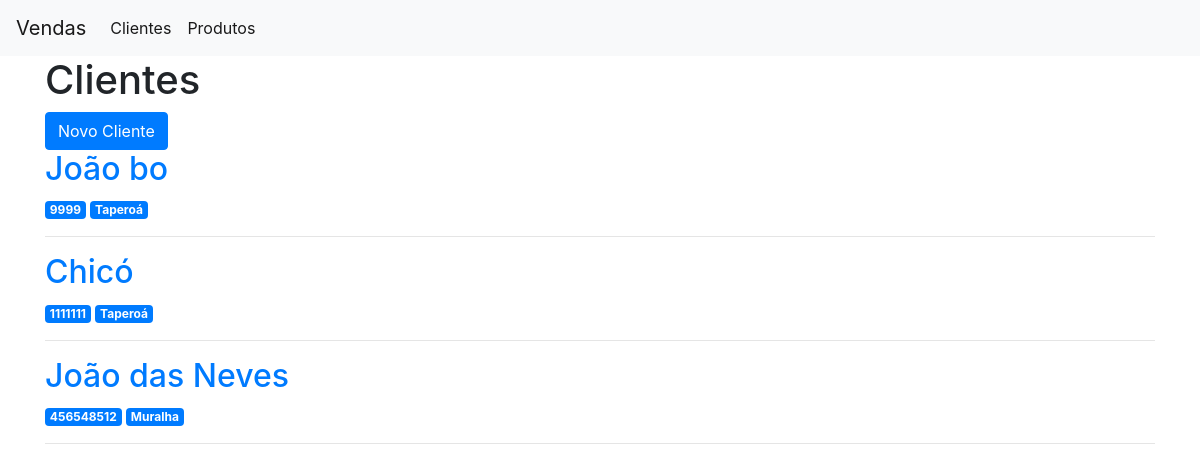
Before: /clientes with the older database file.
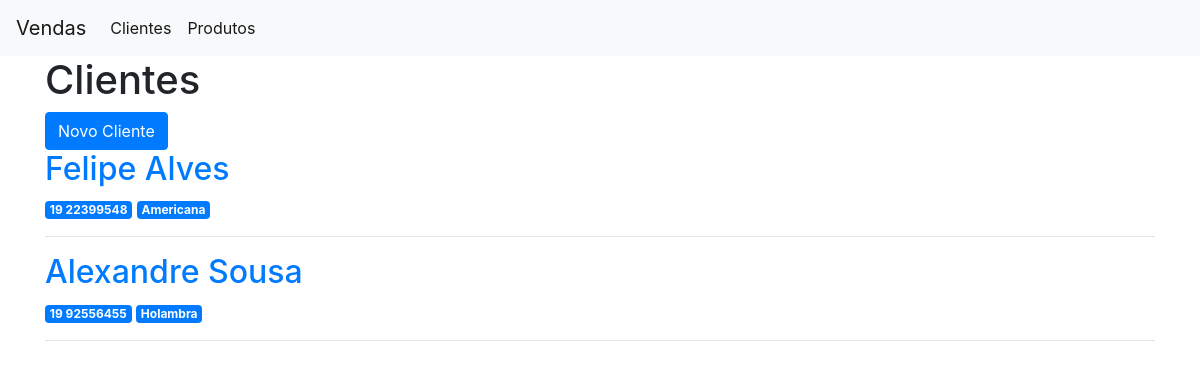
After: the same page with the newer database file.
### app.py (models this page shows)
class Clientes(db.Model):
    id = db.Column(db.Integer, primary_key=True)
    nome = db.Column(db.String(80), nullable=False)
    telefone = db.Column(db.String(10), nullable=False)
    cidade = db.Column(db.String(80), nullable=False)

### app.py (the view)
@app.route('/clientes')
def clientes():
    clientes = Clientes.query.all()
    return render_template('clientes.html', clientes = clientes)

### templates/clientes.html
{% extends 'base.html' %}
{% block content %}
    <h1>{% block title %} Clientes {% endblock %}</h1>
    <a href="{{url_for('novo_cliente')}}" class="btn btn-primary">Novo Cliente</a>
    {% for cliente in clientes %}
        <a href="{{ url_for('cliente', cliente_id=cliente['id']) }}">
            <h2>{{ cliente['nome'] }}</h2>
        </a>
        <span class="badge badge-primary">{{ cliente['telefone'] }}</span>
        <span class="badge badge-primary">{{ cliente['cidade'] }}</span>
        <hr>
    {% endfor %}
{% endblock %}

### templates/base.html (shortened to what this page needs)
<!doctype html>
<html lang="pt">
  <head>
    <link rel="stylesheet" href="https://stackpath.bootstrapcdn.com/bootstrap/4.3.1/css/bootstrap.min.css">
  </head>
  <body>
    <nav class="navbar navbar-expand-md navbar-light bg-light">
        <a class="navbar-brand" href="{{ url_for('index')}}">Vendas</a>
        <div class="collapse navbar-collapse" id="navbarNav">
            <ul class="navbar-nav">
            <li class="nav-item active">
                <a class="nav-link" href="{{url_for('clientes')}}">Clientes</a>
            </li>
            <li class="nav-item active">
                <a class="nav-link" href="{{url_for('produtos')}}">Produtos</a>
            </li>
            </ul>
        </div>
    </nav>
    <div class="container">
        {% block content %} {% endblock %}
    </div>
  </body>
</html>

Changed rows visible on the page:
removed Clientes: nome "João bo", telefone "9999", cidade "Taperoá"
removed Clientes: nome "Chicó", telefone "1111111", cidade "Taperoá"
removed Clientes: nome "João das Neves", telefone "456548512", cidade "Muralha"
added Clientes: nome "Felipe Alves", telefone "19 22399548", cidade "Americana"
added Clientes: nome "Alexandre Sousa", telefone "19 92556455", cidade "Holambra"
